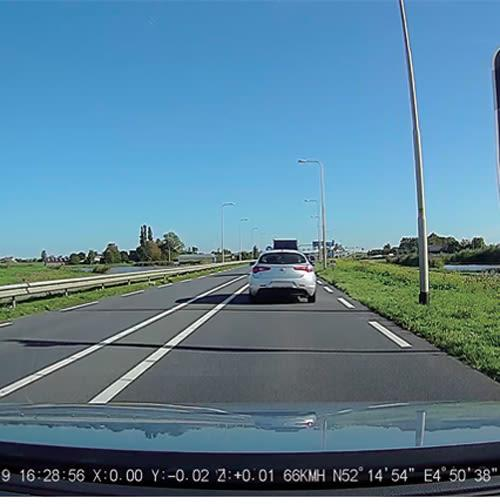
#> input picture roadwithcar.png, 500 x 504 px
$ python road.py
#> lines starting #> are read from the running program, lines starting #| are printed output that depends on the picture; after the words box and inside, x2 and y2 are one past the last pixel; in counts of white or black regions, pixels touching at a corner belong together
import cv2

img = cv2.imread('roadwithcar.png')
#> img is the input picture: shape (504, 500, 3); mean B, G, R 152.1, 131, 92.3
image = cv2.imread("images.png")
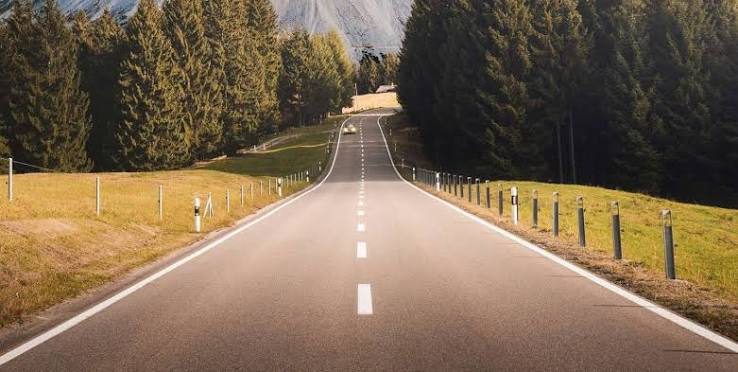
#> input picture images.png, 738 x 372 px
#> image is the input picture: shape (372, 738, 3); mean B, G, R 80.6, 103.3, 123.5
cropped = img[10:30, 50:75]

(h, w) = img.shape[:2]
#> h = 504; w = 500
center = (w//2, h//2) #only getting the height and the width
#> center = (250, 252)
M = cv2.getRotationMatrix2D(center, 90, 2.0) #parameters are center, degree, magnitude of zoom
rotated = cv2.warpAffine(img, M, (w,h))
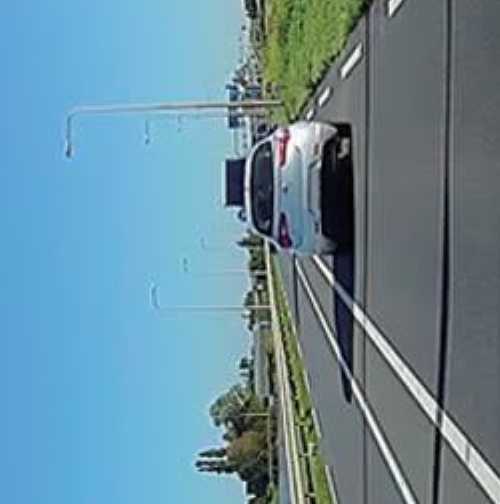
#> rotated: shape (504, 500, 3); mean B, G, R 157.6, 141.7, 105.7

hsv = cv2.cvtColor(img, cv2.COLOR_BGR2HSV) #HSV- Hue, saturation and value
#> hsv: shape (504, 500, 3); mean H, S, V 95.8, 100.2, 155.8
lab = cv2.cvtColor(img, cv2.COLOR_BGR2LAB) #LAB- Lightness- Green-red(a), Blue-yellow(b)
#> lab: shape (504, 500, 3); mean of channels 0, 1, 2 133.4, 121.9, 113.3

resized = cv2.resize(img, (1000,200)) #parameters are source, new dimension- (width, height), optional-(fx, fy, interpolation)
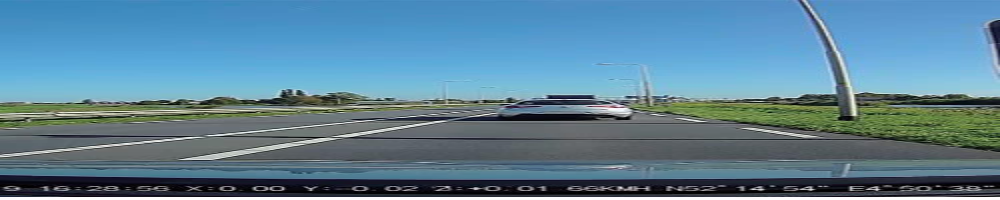
#> resized: shape (200, 1000, 3); mean B, G, R 152.1, 131, 92.3

flipped = cv2.flip(img, 0) #flip(image, 1 for horizontal, 0 for vertical, -1 for both)
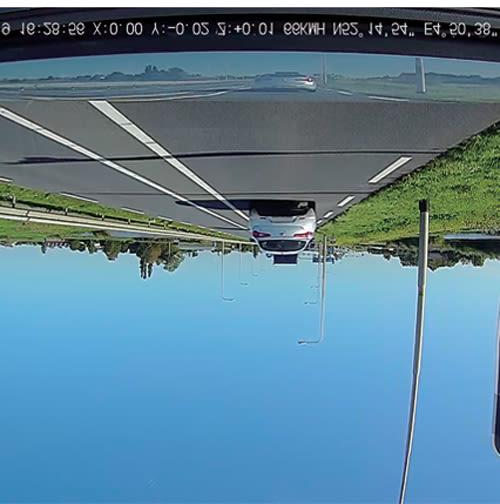
#> flipped: shape (504, 500, 3); mean B, G, R 152.1, 131, 92.3

if img is None:
    print("Error")

else:

    # cv2.imshow("Rotated", rotated)
    # cv2.imshow("LAB", lab)
    # cv2.imshow("Resized", resized)
    cv2.imshow("HSV", hsv)
    # cv2.imshow("Flipped", flipped)

    #DRAWING:
    #Line
    # cv2.line(img, (50,100), (100,200), (255,0,0), 3)
    # cv2.rectangle(img, pt1 = (50,100), pt2 = (100,200), color=(12,25,200), thickness=-3)
    # cv2.circle(img, center=(150,150), radius=50, color=(0,40,150), thickness=-3) #negative values of thickness will fill it
    # cv2.putText(img, text="Hello", org=(150,100), fontFace = cv2.FONT_HERSHEY_COMPLEX, fontScale=1.2, color = (100,100,100))
    # cv2.imshow("original image", img)
    #Gaussian Blur: cv2.GaussianBlur(image, (kernel_size_x, kernel_size_y)->Should always be odd number, sigma->How much magnitude of blurring), Kernel size also affects blurring, (3,3) for light, (7,7) for more and (21,21) for most blur
    blurred = cv2.GaussianBlur(img, (3,3), 1.3)
    cv2.imshow("Blurred" ,blurred)
    cv2.imshow("No", img)
    gray = cv2.cvtColor(image, cv2.COLOR_BGR2GRAY)
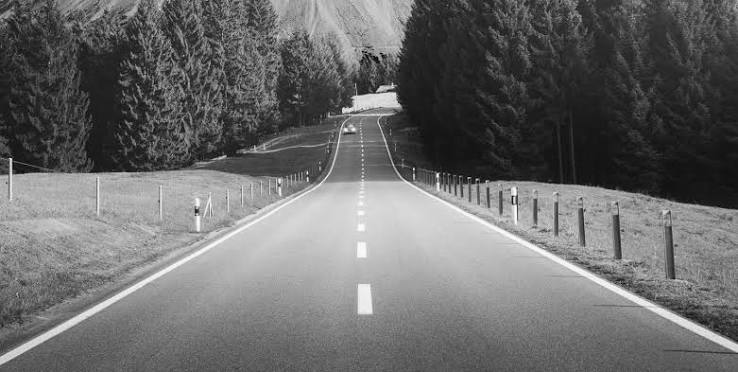
#> gray: shape (372, 738); min 0, max 254, mean 106.8


    #Threshold: cv2.threshold(image, threshold value, max value, cv2.THRESH_BINARY)
    ret, thresh = cv2.threshold(gray, 200, 255, cv2.THRESH_BINARY)
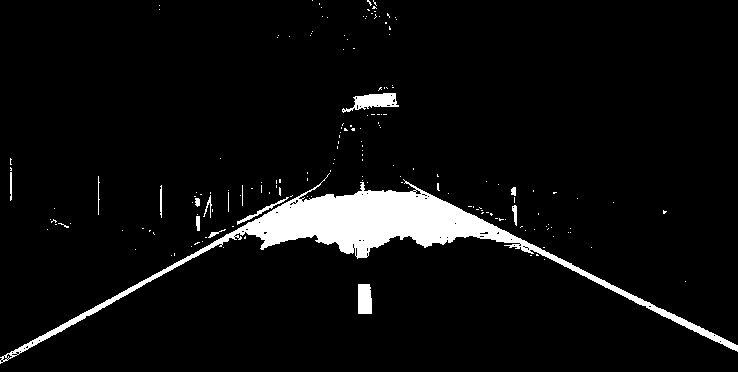
#> thresh: shape (372, 738); 5.7% white; 174 white regions (159 under 20 px)
    cv2.imshow("THRESHOLD", thresh)

    #Median Blur cv2.medianBlur(image, kernel_size)

    #Sharpening:   cv2.filter2D(source, ddepth-(-1), kernel)

    #Binary operations cv2.bitwise_and(img1, img2), cv2.bitwise_or(img1,img2), cv2.bitwise_nor(img)

    #Countours: countours, hierarchy = cv2.findCountours(image, mode-RETR_TREE, RETR_EXTERNAL, method-approx. method), mode takes how many counters to return and what kind of counters to return
    countours, hi = cv2.findContours(thresh, mode=cv2.RETR_TREE, method=cv2.CHAIN_APPROX_SIMPLE)
#> countours = 237 contours, 224 with area under 20; largest, box (x1, y1, x2, y2) and area: (0, 173, 738, 364) 12756, (342, 93, 399, 113) 522, (358, 284, 372, 314) 360, (237, 197, 289, 225) 106, (512, 205, 517, 226) 46; hi = 237 rows, first 6: [1, -1, -1, -1], [2, 0, -1, -1], [3, 1, -1, -1], [4, 2, -1, -1], [5, 3, -1, -1], [6, 4, -1, -1]
    #cv2.drawCountours(image, countours, countour_index-0(first shape), 1(second shape), -1(All shape), color, thickness)
    cv2.drawContours(image, countours, -1, (0,255,0), 3)
#> image: shape (372, 738, 3); 5.32% of pixels changed, all inside (x1, y1, x2, y2) = (0, 0, 738, 366)
    cv2.imshow("Contours", image)

    #Detecting shapes: approx = cv2.approxPolyDP(countour, epsilon, True->Indicates that it is a closed figure) epsilon is the border/parameter of the shape, epsilon = 0.01* cv2.arcLength(contour, True->Indicates that it is a closed figure), if smaller- more precise


    imgblur = cv2.GaussianBlur(image, (19,19), 1)
    #Image processing:
    #Canny Edge Detection- Detect borders| edges = cv2.Canny(image,threshold1,threshold2)
    edges = cv2.Canny(imgblur, 250, 255)
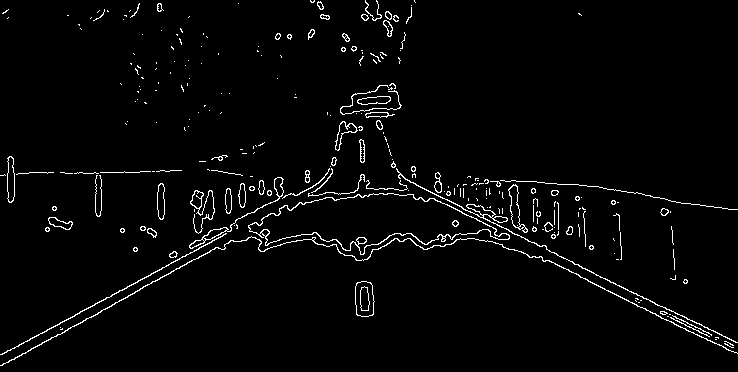
#> edges: shape (372, 738); 2.7% white in thin lines or dots
    cv2.imshow("Gray", gray)
    cv2.imshow("Edges", edges)


    cv2.waitKey(0)
    cv2.destroyAllWindows()
    h,w,c = img.shape
#> c = 3
    print(h,w,c)
#| 504 500 3
